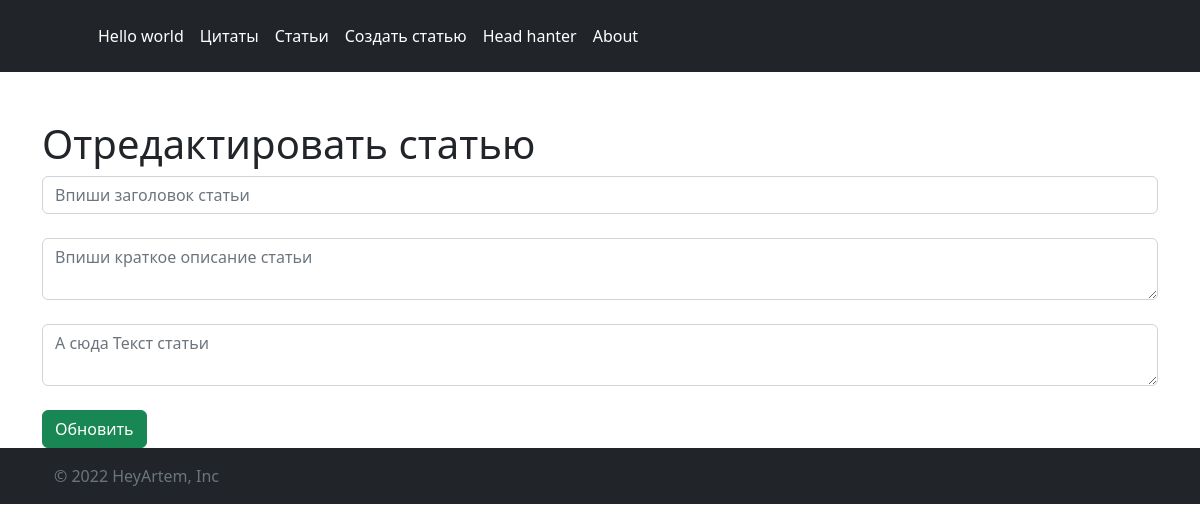
Before: /posts/3/update with the older database file.
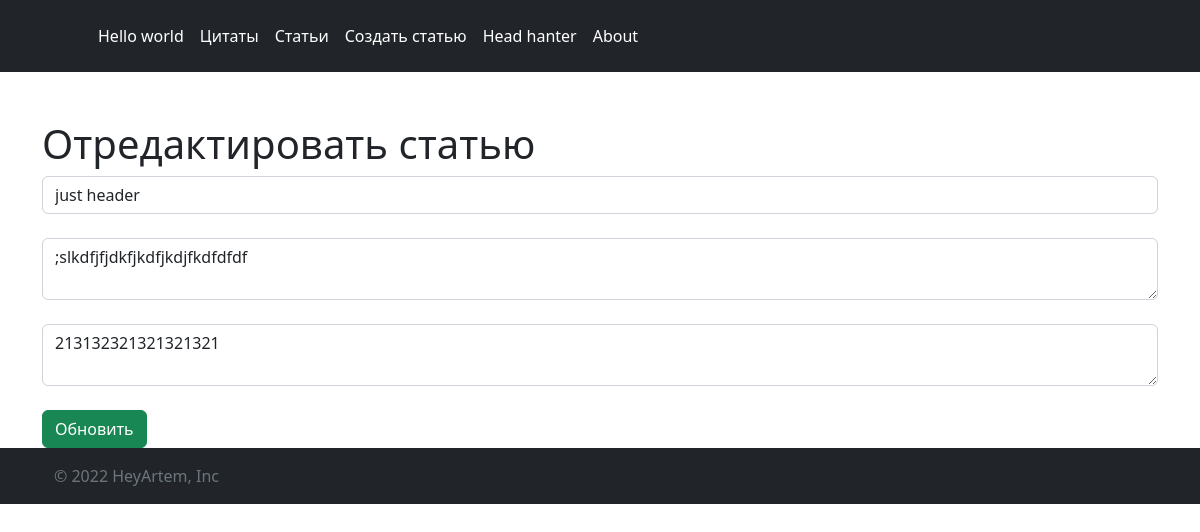
After: the same page with the newer database file.
### app.py (models this page shows, shortened)
class Article(db.Model):
    id = db.Column(db.Integer, primary_key=True)
    title_art = db.Column(db.String(100), nullable=False)
    intro_art = db.Column(db.String(300), nullable=False)
    text_art = db.Column(db.Text, nullable=False)
    date_art = db.Column(db.DateTime, default=datetime.utcnow)

### app.py (the view)
@app.route("/posts/<int:id>/update", methods=["POST", "GET"])
def post_update(id):
    article = Article.query.get(id)
    if request.method == "POST":
        article.title_art = request.form["title_art"]
        article.intro_art = request.form["intro_art"]
        article.text_art = request.form["text_art"]
        try:
            db.session.commit()
            return redirect("/posts")
        except:
            return "При редактировании поста произошла ошибка"
    else:
        return render_template("/article_posts/post_update.html", article=article)

### templates/article_posts/post_update.html (shortened to what this page needs)
{% extends "base.html" %}
{% block body %}
    <div class="container mt-5">
        <h1>Отредактировать статью</h1>
        <form method="post">
            <input type="text" name="title_art" id="title_art" class="form-control" value="{{ article.title_art }}" placeholder="Впиши заголовок статьи"><br>
            <textarea name="intro_art"id="intro_art" class="form-control" placeholder="Впиши краткое описание статьи">{{ article.intro_art }}</textarea><br>
            <textarea name="text_art" id="text_art" class="form-control" placeholder="А сюда Текст статьи">{{ article.text_art }}</textarea><br>
            <input type="submit" class="btn btn-success" value="Обновить"><br>
        </form>
    </div>
{% endblock %}

Changed rows visible on the page:
added Article: title_art "just header", intro_art ";slkdfjfjdkfjkdfjkdjfkdfdfdf", text_art "213132321321321321"
